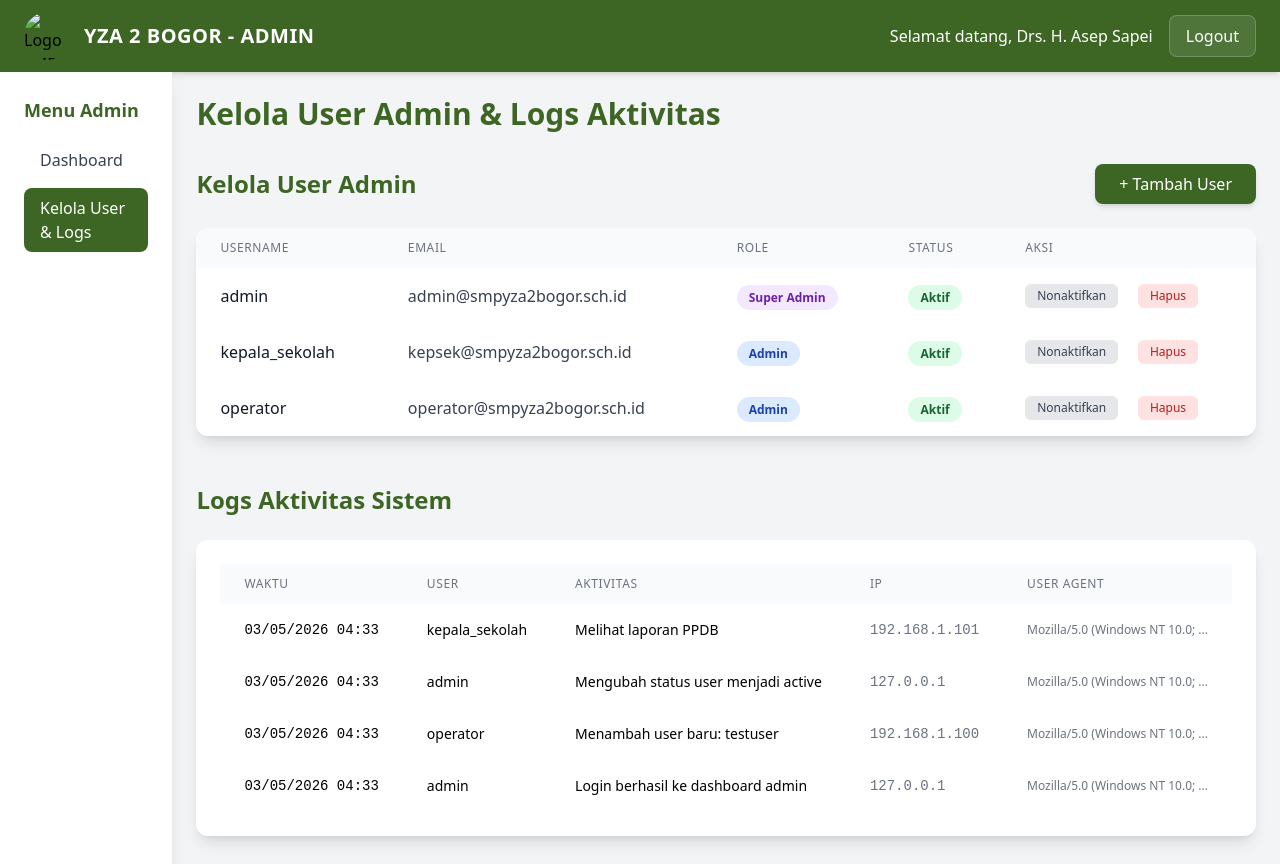
Screenshot of /user-management-fixed.php (signed in) with the database file from the repository.
### tables this page shows
CREATE TABLE IF NOT EXISTS activity_logs (
    id INT AUTO_INCREMENT PRIMARY KEY,
    username VARCHAR(50),
    activity TEXT NOT NULL,
    ip_address VARCHAR(45),
    user_agent TEXT,
    created_at TIMESTAMP DEFAULT CURRENT_TIMESTAMP,
    INDEX idx_username (username),
    INDEX idx_created_at (created_at)
);

### user-management-fixed.php (the view, shortened to what this page needs)
<!DOCTYPE html>
<html lang="en">
<head>
    <script src="https://cdn.tailwindcss.com"></script>
</head>
<body class="bg-gray-100">
<?php
$pdo = getDBConnection();
$users = $pdo->query("SELECT id, username, email, name, role, status, created_at FROM admin_users ORDER BY created_at DESC")->fetchAll(PDO::FETCH_ASSOC);
$logs = $pdo->query("SELECT * FROM activity_logs ORDER BY created_at DESC LIMIT 50")->fetchAll(PDO::FETCH_ASSOC);
?>
    <div class="min-h-screen">
        <header class="bg-[#3d6625] py-3 px-6 flex items-center justify-between shadow-md">
            <a href="dashboard.html" class="flex items-center gap-3">
                <img src="https://www.upload.ee/image/19236257/BYZAD.png" alt="Logo SMP YZA 2 Bogor" class="w-12 h-12 rounded-full object-cover">
                <span class="text-white text-xl font-bold tracking-wide">YZA 2 BOGOR - ADMIN</span>
            </a>
            <div class="flex items-center gap-4">
                <span class="text-white">Selamat datang, <?= htmlspecialchars($_SESSION['admin_name'] ?? 'Admin') ?></span>
                <a href="../public/php/logout.php" onclick="return confirm('Logout?')" class="px-4 py-2 bg-white/10 text-white rounded-lg hover:bg-white/20 transition-all border border-white/20">Logout</a>
            </div>
        </header>
        <div class="flex">
            <nav class="w-64 bg-white shadow-lg min-h-screen">
                <div class="p-6">
                    <h2 class="text-lg font-semibold text-[#3d6625] mb-4">Menu Admin</h2>
                    <ul class="space-y-2">
                        <li><a href="dashboard.html" class="block px-4 py-2 text-gray-700 hover:bg-[#f0f9eb] rounded-lg transition-colors">Dashboard</a></li>
                        <li><a href="user-management-fixed.php" class="block px-4 py-2 bg-[#3d6625] text-white rounded-lg transition-colors">Kelola User & Logs</a></li>
                    </ul>
                </div>
            </nav>
            <main class="flex-1 p-6">
                <div class="max-w-6xl mx-auto">
                    <h1 class="text-3xl font-bold text-[#3d6625] mb-8">Kelola User Admin & Logs Aktivitas</h1>
                    <div class="mb-12">
                        <div class="flex items-center justify-between mb-6">
                            <h2 class="text-2xl font-bold text-[#3d6625]">Kelola User Admin</h2>
                            <button onclick="showAddUserModal()" class="bg-[#3d6625] text-white px-6 py-2 rounded-lg hover:bg-[#5a9a35] transition-all shadow-md">+ Tambah User</button>
                        </div>
                        <div class="bg-white rounded-xl shadow-lg overflow-hidden">
                            <table class="w-full">
                                <thead class="bg-gray-50">
                                    <tr>
                                        <th class="px-6 py-3 text-left text-xs font-medium text-gray-500 uppercase tracking-wider">Username</th>
                                        <th class="px-6 py-3 text-left text-xs font-medium text-gray-500 uppercase tracking-wider">Email</th>
                                        <th class="px-6 py-3 text-left text-xs font-medium text-gray-500 uppercase tracking-wider">Role</th>
                                        <th class="px-6 py-3 text-left text-xs font-medium text-gray-500 uppercase tracking-wider">Status</th>
                                        <th class="px-6 py-3 text-left text-xs font-medium text-gray-500 uppercase tracking-wider">Aksi</th>
                                    </tr>
                                </thead>
                                <tbody id="users-table">
                                    <?php foreach ($users as $user): ?>
                                    <tr class="hover:bg-gray-50 transition-colors">
                                        <td class="px-6 py-4 font-medium text-gray-900"><?= htmlspecialchars($user['username']) ?></td>
                                        <td class="px-6 py-4 text-gray-700"><?= htmlspecialchars($user['email']) ?></td>
                                        <td class="px-6 py-4">
                                            <span class="px-3 py-1 rounded-full text-xs font-semibold <?= $user['role'] === 'super_admin' ? 'bg-purple-100 text-purple-800' : 'bg-blue-100 text-blue-800' ?>"><?= ucwords(str_replace('_', ' ', $user['role'])) ?></span>
                                        </td>
                                        <td class="px-6 py-4">
                                            <span class="px-3 py-1 rounded-full text-xs font-semibold <?= $user['status'] === 'active' ? 'bg-green-100 text-green-800' : 'bg-red-100 text-red-800' ?>"><?= $user['status'] === 'active' ? 'Aktif' : 'Nonaktif' ?></span>
                                        </td>
                                        <td class="px-6 py-4 text-sm font-medium space-x-2">
                                            <button onclick="toggleStatus(<?= $user['id'] ?>, '<?= $user['status'] ?>')" class="px-3 py-1 bg-gray-200 text-gray-700 rounded-md hover:bg-gray-300 transition-all text-xs mr-2"><?= $user['status'] === 'active' ? 'Nonaktifkan' : 'Aktifkan' ?></button>
                                            <button onclick="deleteUser(<?= $user['id'] ?>)" class="px-3 py-1 bg-red-100 text-red-700 rounded-md hover:bg-red-200 transition-all text-xs">Hapus</button>
                                        </td>
                                    </tr>
                                    <?php endforeach; ?>
                                </tbody>
                            </table>
                        </div>
                    </div>
                    <div>
                        <h2 class="text-2xl font-bold text-[#3d6625] mb-6">Logs Aktivitas Sistem</h2>
                        <div class="bg-white rounded-xl shadow-lg p-6">
                            <div class="overflow-x-auto">
                                <table class="w-full table-auto">
                                    <thead>
                                        <tr class="bg-gray-50">
                                            <th class="px-6 py-3 text-left text-xs font-medium text-gray-500 uppercase tracking-wider">Waktu</th>
                                            <th class="px-6 py-3 text-left text-xs font-medium text-gray-500 uppercase tracking-wider">User</th>
                                            <th class="px-6 py-3 text-left text-xs font-medium text-gray-500 uppercase tracking-wider">Aktivitas</th>
                                            <th class="px-6 py-3 text-left text-xs font-medium text-gray-500 uppercase tracking-wider">IP</th>
                                            <th class="px-6 py-3 text-left text-xs font-medium text-gray-500 uppercase tracking-wider">User Agent</th>
                                        </tr>
                                    </thead>
                                    <tbody id="logs-table">
                                        <?php foreach ($logs as $log): ?>
                                        <tr class="hover:bg-gray-50 transition-colors">
                                            <td class="px-6 py-4 whitespace-nowrap text-sm font-mono"><?= date('d/m/Y H:i', strtotime($log['created_at'])) ?></td>
                                            <td class="px-6 py-4 font-medium text-sm"><?= htmlspecialchars($log['username'] ?? 'Guest') ?></td>
                                            <td class="px-6 py-4 text-sm max-w-md truncate" title="<?= htmlspecialchars($log['activity']) ?>"><?= htmlspecialchars($log['activity']) ?></td>
                                            <td class="px-6 py-4 text-sm font-mono text-gray-500"><?= htmlspecialchars($log['ip_address']) ?></td>
                                            <td class="px-6 py-4 text-xs text-gray-500 max-w-xs truncate" title="<?= htmlspecialchars($log['user_agent']) ?>"><?= htmlspecialchars(substr($log['user_agent'], 0, 30)) ?>...</td>
                                        </tr>
                                        <?php endforeach; ?>
                                    </tbody>
                                </table>
                            </div>
                        </div>
                    </div>
                </div>
            </main>
        </div>
</body>
</html>

### rows the page displays
activity_logs: created_at "03/05/2026 04:33", username "kepala_sekolah", activity "Melihat laporan PPDB", ip_address "192.168.1.101", user_agent "Mozilla/5.0 (Windows NT 10.0;"
activity_logs: created_at "03/05/2026 04:33", username "admin", activity "Mengubah status user menjadi active", ip_address "127.0.0.1", user_agent "Mozilla/5.0 (Windows NT 10.0;"
activity_logs: created_at "03/05/2026 04:33", username "operator", activity "Menambah user baru: testuser", ip_address "192.168.1.100", user_agent "Mozilla/5.0 (Windows NT 10.0;"
activity_logs: created_at "03/05/2026 04:33", username "admin", activity "Login berhasil ke dashboard admin", ip_address "127.0.0.1", user_agent "Mozilla/5.0 (Windows NT 10.0;"

### other values shown
$_SESSION['admin_name'] "Drs. H. Asep Sapei"
$user['username'] "admin"
$user['email'] "admin@smpyza2bogor.sch.id"
str_replace('_', ' ', $user['role']) "Super Admin"
$user['username'] "kepala_sekolah"
$user['email'] "kepsek@smpyza2bogor.sch.id"
str_replace('_', ' ', $user['role']) "Admin"
$user['username'] "operator"
$user['email'] "operator@smpyza2bogor.sch.id"
